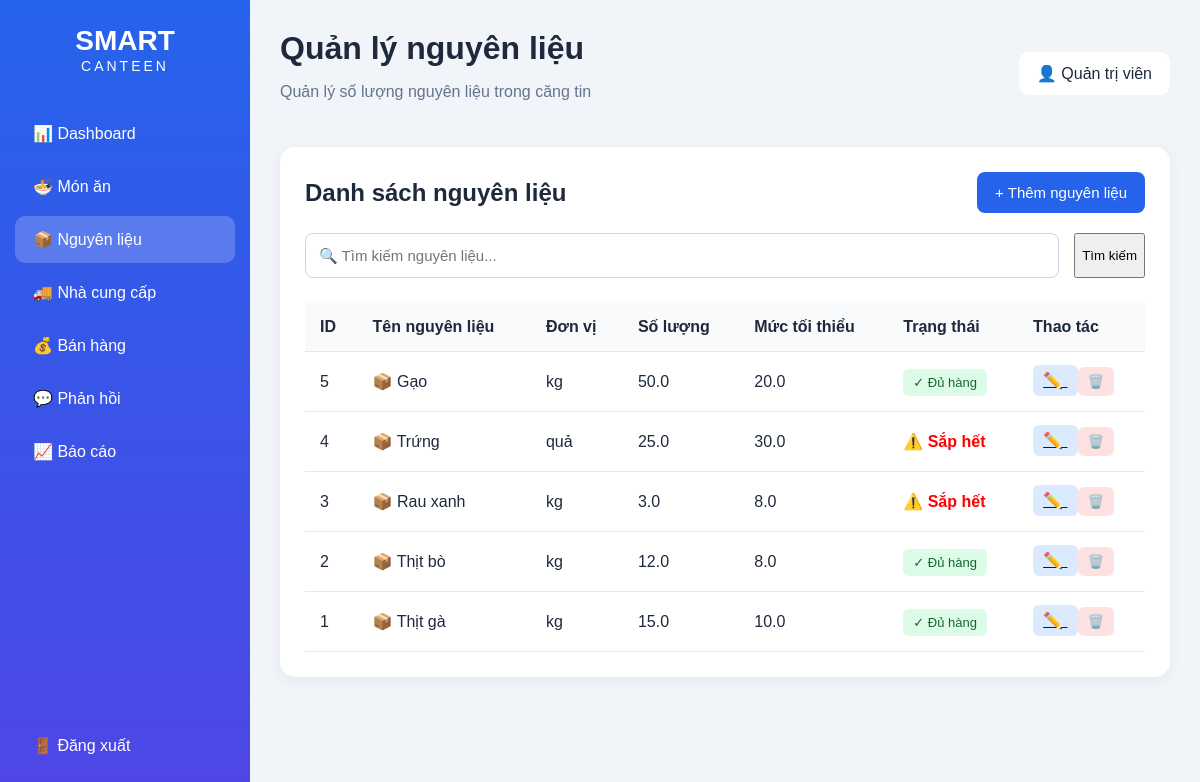
/ingredients (signed in), run on an earlier commit of the app's database.
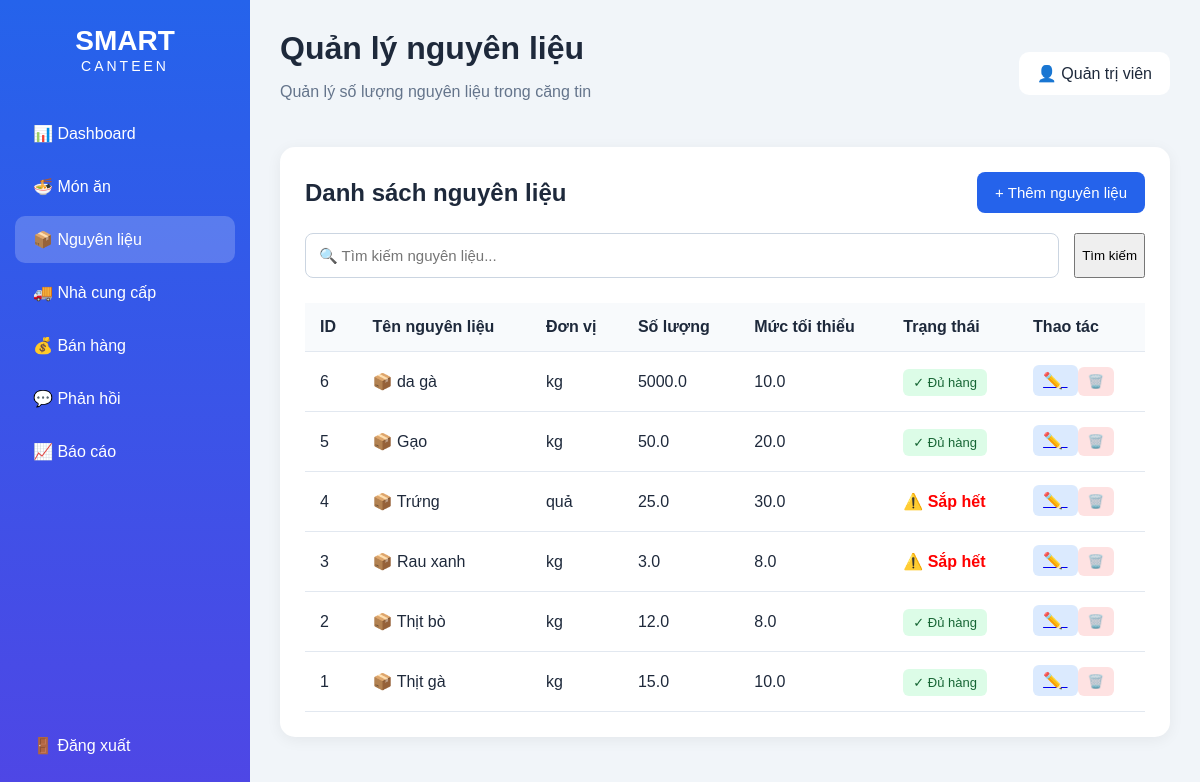
And on a later commit of the database.
### tables this page shows
CREATE TABLE ingredients (
            id INTEGER PRIMARY KEY AUTOINCREMENT,
            name TEXT NOT NULL,
            unit TEXT NOT NULL,
            quantity REAL DEFAULT 0,
            min_quantity REAL DEFAULT 0
        );

### app.py (the view)
@app.route("/ingredients")
@login_required
def ingredients():
    keyword = request.args.get("keyword", "").strip()
    conn = get_db()
    if keyword:
        ingredients = conn.execute("""
            SELECT * FROM ingredients
            WHERE name LIKE ? OR unit LIKE ?
            ORDER BY id DESC
        """, (f"%{keyword}%", f"%{keyword}%")).fetchall()
    else:
        ingredients = conn.execute("""
            SELECT * FROM ingredients
            ORDER BY id DESC
        """).fetchall()
    conn.close()
    return render_template(
        "ingredients.html",
        ingredients=ingredients,
        keyword=keyword,
        role=session.get("role")
    )

### app.py (called while the page is built)
def get_db():
    conn = sqlite3.connect(DATABASE)
    conn.row_factory = sqlite3.Row
    return conn

def login_required(f):
    @wraps(f)
    def decorated_function(*args, **kwargs):
        if "user_id" not in session:
            return redirect("/")
        return f(*args, **kwargs)
    return decorated_function

### templates/ingredients.html (shortened to what this page needs)
<!DOCTYPE html>
<html lang="vi">
<head>
    <link rel="stylesheet" href="/static/css/dashboard.css">
</head>
<body>
<div class="layout">
    <aside class="sidebar">
        <div class="logo">
            <h2>SMART</h2>
            <span>CANTEEN</span>
        </div>
        <nav>
            <a href="/dashboard">📊 Dashboard</a>
            <a href="/foods">🍜 Món ăn</a>
            <a href="/ingredients" class="active">📦 Nguyên liệu</a>
            <a href="/suppliers">🚚 Nhà cung cấp</a>
            <a href="/sales">💰 Bán hàng</a>
            <a href="/feedback">💬 Phản hồi</a>
            <a href="/reports">📈 Báo cáo</a>
        </nav>
        <div class="logout">
            <a href="/logout">🚪 Đăng xuất</a>
        </div>
    </aside>
    <main class="main">
        <header class="topbar">
            <div>
                <h1>Quản lý nguyên liệu</h1>
                <p>Quản lý số lượng nguyên liệu trong căng tin</p>
            </div>
            <div class="user">
                👤
                {% if role == "admin" %}
                    Quản trị viên
                {% else %}
                    Nhân viên
                {% endif %}
            </div>
        </header>
        <section class="panel">
            <div class="panel-header">
                <h2>Danh sách nguyên liệu</h2>
                {% if role == "admin" %}
                <button
                    class="add-btn"
                    onclick="document.getElementById('addIngredientForm').style.display='block'">
                    + Thêm nguyên liệu
                </button>
                {% endif %}
            </div>
            <form
                method="GET"
                action="/ingredients"
                class="search-box"
            >
                <input
                    type="text"
                    name="keyword"
                    placeholder="🔍 Tìm kiếm nguyên liệu..."
                    value="{{ keyword }}"
                >
                <button type="submit">
                    Tìm kiếm
                </button>
            </form>
            <table>
                <thead>
                    <tr>
                        <th>ID</th>
                        <th>Tên nguyên liệu</th>
                        <th>Đơn vị</th>
                        <th>Số lượng</th>
                        <th>Mức tối thiểu</th>
                        <th>Trạng thái</th>
                        <th>Thao tác</th>
                    </tr>
                </thead>
                <tbody>
                {% for ingredient in ingredients %}
                    <tr>
                        <td>
                            {{ ingredient["id"] }}
                        </td>
                        <td>
                            📦 {{ ingredient["name"] }}
                        </td>
                        <td>
                            {{ ingredient["unit"] }}
                        </td>
                        <td>
                            {{ ingredient["quantity"] }}
                        </td>
                        <td>
                            {{ ingredient["min_quantity"] }}
                        </td>
                        <td>
                            {% if ingredient["quantity"] <= ingredient["min_quantity"] %}
                                <span style="color:red;font-weight:bold;">
                                    ⚠️ Sắp hết
                                </span>
                            {% else %}
                                <span class="status-active">
                                    ✓ Đủ hàng
                                </span>
                            {% endif %}
                        </td>
                        <td>
                            {% if role == "admin" %}
                                <a
                                    href="/ingredients/edit/{{ ingredient['id'] }}"
                                    class="edit-btn"
                                >
                                    ✏️
                                </a>
                                <form
                                    method="POST"
                                    action="/ingredients/delete/{{ ingredient['id'] }}"
                                    style="display:inline;"
                                    onsubmit="return confirm('Bạn có chắc muốn xóa nguyên liệu này?');"
                                >
                                    <button
                                        type="submit"
                                        class="delete-btn"
                                    >
                                        🗑️
                                    </button>
                                </form>
                            {% else %}
                                <span>
                                    Chỉ xem
                                </span>
                            {% endif %}
                        </td>
                    </tr>
                {% endfor %}
                </tbody>
            </table>
        </section>
    </main>
</div>
</body>
</html>

### static/css/dashboard.css (style rules this page uses)
* { box-sizing: border-box; }
body { margin: 0; font-family: Arial, sans-serif; background: #f1f5f9; color: #1e293b; }
.layout { display: flex; min-height: 100vh; }
.sidebar { width: 250px; background: linear-gradient(180deg, #2563eb, #4f46e5); color: white; padding: 25px 15px; position: fixed; height: 100vh; }
.logo { text-align: center; margin-bottom: 35px; }
.logo h2 { margin: 0; font-size: 28px; }
.logo span { font-size: 14px; letter-spacing: 3px; }
.sidebar nav a, .logout a { display: block; color: white; text-decoration: none; padding: 14px 18px; margin: 6px 0; border-radius: 10px; font-size: 16px; }
.sidebar nav a:hover, .sidebar nav .active { background: rgba(255,255,255,0.2); }
.logout { position: absolute; bottom: 25px; left: 15px; right: 15px; }
.main { margin-left: 250px; padding: 30px; width: calc(100% - 250px); }
.topbar { display: flex; justify-content: space-between; align-items: center; margin-bottom: 30px; }
.topbar h1 { margin: 0; font-size: 32px; }
.topbar p { color: #64748b; }
.user { background: white; padding: 12px 18px; border-radius: 10px; }
.panel { background: white; padding: 25px; border-radius: 15px; box-shadow: 0 3px 15px rgba(0,0,0,0.06); }
.panel-header { display: flex; justify-content: space-between; align-items: center; margin-bottom: 20px; }
.panel-header h2 { margin: 0; }
table { width: 100%; border-collapse: collapse; }
th, td { text-align: left; padding: 15px; border-bottom: 1px solid #e2e8f0; }
th { background: #f8fafc; }
.search-box { display: flex; gap: 15px; margin-bottom: 25px; }
.search-box input { flex: 1; padding: 13px; border: 1px solid #cbd5e1; border-radius: 8px; font-size: 15px; }
.add-btn { border: none; background: #2563eb; color: white; padding: 12px 18px; border-radius: 8px; cursor: pointer; font-size: 15px; }
.edit-btn, .delete-btn { border: none; padding: 7px 10px; border-radius: 6px; cursor: pointer; }
.edit-btn { background: #dbeafe; }
.delete-btn { background: #fee2e2; }
.status-active { background: #dcfce7; color: #166534; padding: 6px 10px; border-radius: 6px; font-size: 13px; }

What changed in the data, as far as the page shows it:
added ingredients: id "6", name "da gà", unit "kg", quantity "5000.0", min_quantity "10.0", shows "✓ Đủ hàng"
